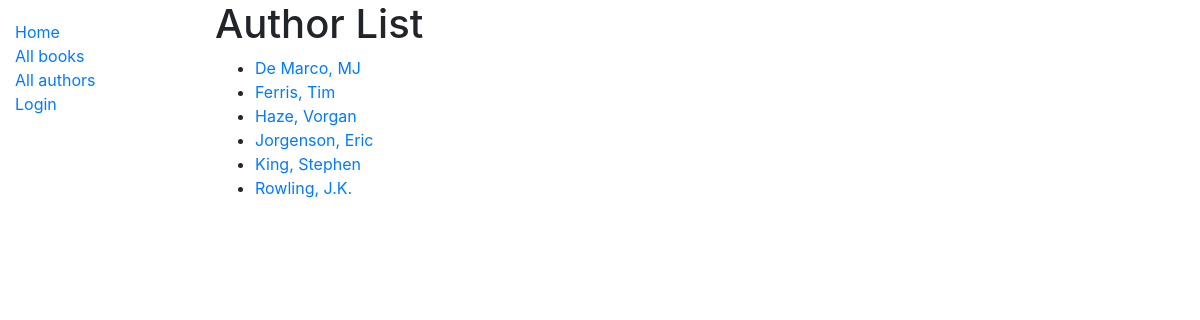
The app's page /catalog/authors/, older data.
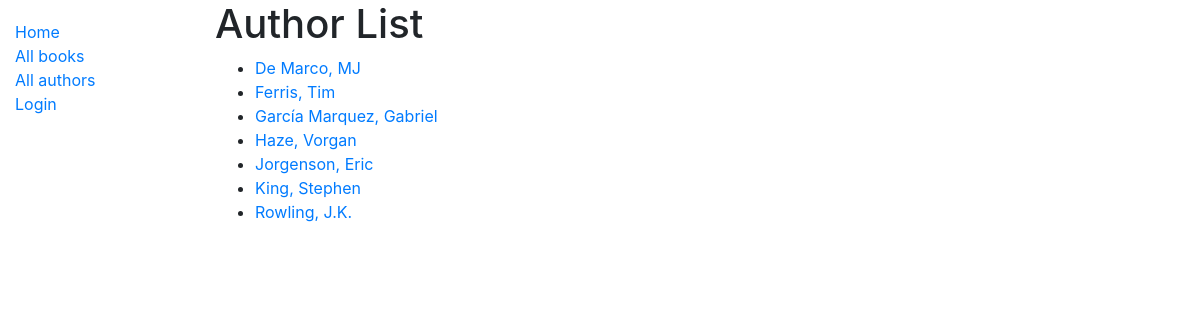
The same page, newer data.
### catalog/models.py (models this page shows)
class Author(models.Model):
    first_name = models.CharField(max_length=100)
    last_name = models.CharField(max_length=100)
    date_of_birth = models.DateField(null=True,blank=True)
    date_of_death = models.DateField('Died',null=True,blank=True)
    class Meta:
        ordering = ['last_name','first_name']
    '''Returns URL to access a detail record for book'''
    def get_absolute_url(self):
        return reverse('author-detail', args=[str(self.id)])
    def __str__(self):
        return f'{self.last_name}, {self.first_name}'

### catalog/views.py (the view)
# urls.py: path('authors/', views.AuthorListView.as_view(), name='authors'),
class AuthorListView(generic.ListView):
    model = Author
    paginate_by = 10

### catalog/templates/catalog/author_list.html
{% extends "base_generic.html" %}
{% block content %}
  <h1>Author List</h1>
  {% if author_list %}
  <ul>
    {% for author in author_list %}
      <li>
        <a href="{{ author.get_absolute_url }}">{{ author }}</a>
      </li>
    {% endfor %}
  </ul>
  {% else %}
    <p>There are no authors listed.</p>
  {% endif %}
{% endblock %}

Row changes from the older to the newer data that the page shows:
added Author: last_name+first_name "García Marquez, Gabriel"
